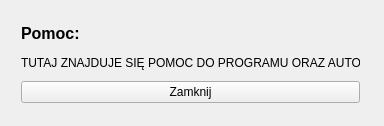
<?xml version="1.0" encoding="UTF-8"?>
<ui version="4.0">
 <class>Form</class>
 <widget class="QWidget" name="Form">
  <property name="geometry">
   <rect>
    <x>0</x>
    <y>0</y>
    <width>384</width>
    <height>126</height>
   </rect>
  </property>
  <property name="windowTitle">
   <string>Form</string>
  </property>
  <widget class="QWidget" name="">
   <property name="geometry">
    <rect>
     <x>11</x>
     <y>11</y>
     <width>359</width>
     <height>102</height>
    </rect>
   </property>
   <layout class="QGridLayout" name="gridLayout">
    <property name="leftMargin">
     <number>10</number>
    </property>
    <property name="topMargin">
     <number>10</number>
    </property>
    <property name="rightMargin">
     <number>10</number>
    </property>
    <property name="bottomMargin">
     <number>10</number>
    </property>
    <item row="0" column="0">
     <widget class="QLabel" name="label">
      <property name="font">
       <font>
        <pointsize>12</pointsize>
        <weight>75</weight>
        <bold>true</bold>
       </font>
      </property>
      <property name="text">
       <string>Pomoc:</string>
      </property>
     </widget>
    </item>
    <item row="1" column="0">
     <widget class="QLabel" name="labelHelp">
      <property name="text">
       <string>TUTAJ ZNAJDUJE SIĘ POMOC DO PROGRAMU ORAZ AUTOR</string>
      </property>
     </widget>
    </item>
    <item row="2" column="0">
     <widget class="QPushButton" name="pushButtonClose">
      <property name="text">
       <string>Zamknij</string>
      </property>
     </widget>
    </item>
   </layout>
  </widget>
 </widget>
 <resources/>
 <connections/>
</ui>
